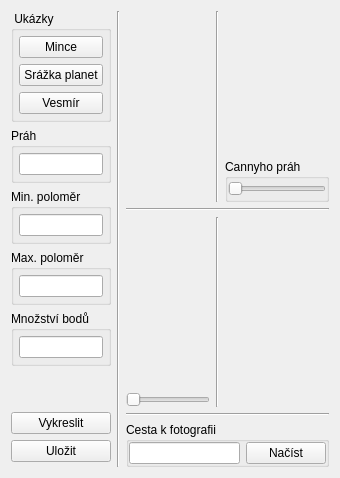
      <widget class="QWidget" name="CircleDetection">
       <attribute name="title">
        <string>Detekce kružnic</string>
       </attribute>
       <layout class="QGridLayout" name="gridLayout_6">
        <item row="0" column="0">
         <layout class="QVBoxLayout" name="verticalLayout_4">
          <property name="sizeConstraint">
           <enum>QLayout::SetMinimumSize</enum>
          </property>
          <item>
           <widget class="QGroupBox" name="groupBox_7">
            <property name="sizePolicy">
             <sizepolicy hsizetype="Fixed" vsizetype="Minimum">
              <horstretch>0</horstretch>
              <verstretch>0</verstretch>
             </sizepolicy>
            </property>
            <property name="maximumSize">
             <size>
              <width>100</width>
              <height>16777215</height>
             </size>
            </property>
            <property name="title">
             <string> Ukázky</string>
            </property>
            <layout class="QVBoxLayout" name="verticalLayout_10">
             <property name="leftMargin">
              <number>5</number>
             </property>
             <property name="topMargin">
              <number>5</number>
             </property>
             <property name="rightMargin">
              <number>5</number>
             </property>
             <property name="bottomMargin">
              <number>5</number>
             </property>
             <item>
              <widget class="QPushButton" name="CirclesButton1">
               <property name="maximumSize">
                <size>
                 <width>100</width>
                 <height>16777215</height>
                </size>
               </property>
               <property name="text">
                <string>Mince</string>
               </property>
              </widget>
             </item>
             <item>
              <widget class="QPushButton" name="CirclesButton2">
               <property name="maximumSize">
                <size>
                 <width>100</width>
                 <height>16777215</height>
                </size>
               </property>
               <property name="text">
                <string>Srážka planet</string>
               </property>
              </widget>
             </item>
             <item>
              <widget class="QPushButton" name="CirclesButton3">
               <property name="maximumSize">
                <size>
                 <width>100</width>
                 <height>16777215</height>
                </size>
               </property>
               <property name="text">
                <string>Vesmír</string>
               </property>
              </widget>
             </item>
            </layout>
           </widget>
          </item>
          <item>
           <widget class="QGroupBox" name="groupBox_9">
            <property name="sizePolicy">
             <sizepolicy hsizetype="Fixed" vsizetype="Preferred">
              <horstretch>0</horstretch>
              <verstretch>0</verstretch>
             </sizepolicy>
            </property>
            <property name="maximumSize">
             <size>
              <width>100</width>
              <height>16777215</height>
             </size>
            </property>
            <property name="title">
             <string>Práh</string>
            </property>
            <layout class="QVBoxLayout" name="verticalLayout_12">
             <property name="leftMargin">
              <number>5</number>
             </property>
             <property name="topMargin">
              <number>5</number>
             </property>
             <property name="rightMargin">
              <number>5</number>
             </property>
             <property name="bottomMargin">
              <number>5</number>
             </property>
             <item>
              <widget class="QLineEdit" name="CirclesTreshold"/>
             </item>
            </layout>
           </widget>
          </item>
          <item>
           <widget class="QGroupBox" name="groupBox">
            <property name="sizePolicy">
             <sizepolicy hsizetype="Fixed" vsizetype="Preferred">
              <horstretch>0</horstretch>
              <verstretch>0</verstretch>
             </sizepolicy>
            </property>
            <property name="maximumSize">
             <size>
              <width>100</width>
              <height>16777215</height>
             </size>
            </property>
            <property name="layoutDirection">
             <enum>Qt::LeftToRight</enum>
            </property>
            <property name="title">
             <string>Min. poloměr</string>
            </property>
            <layout class="QVBoxLayout" name="verticalLayout_3">
             <property name="sizeConstraint">
              <enum>QLayout::SetDefaultConstraint</enum>
             </property>
             <property name="leftMargin">
              <number>5</number>
             </property>
             <property name="topMargin">
              <number>5</number>
             </property>
             <property name="rightMargin">
              <number>5</number>
             </property>
             <property name="bottomMargin">
              <number>5</number>
             </property>
             <item>
              <widget class="QLineEdit" name="CirclesMinRadius">
               <property name="sizePolicy">
                <sizepolicy hsizetype="Minimum" vsizetype="Fixed">
                 <horstretch>0</horstretch>
                 <verstretch>0</verstretch>
                </sizepolicy>
               </property>
               <property name="maximumSize">
                <size>
                 <width>16777215</width>
                 <height>16777215</height>
                </size>
               </property>
              </widget>
             </item>
            </layout>
           </widget>
          </item>
          <item>
           <widget class="QGroupBox" name="groupBox_2">
            <property name="sizePolicy">
             <sizepolicy hsizetype="Fixed" vsizetype="Preferred">
              <horstretch>0</horstretch>
              <verstretch>0</verstretch>
             </sizepolicy>
            </property>
            <property name="maximumSize">
             <size>
              <width>100</width>
              <height>16777215</height>
             </size>
            </property>
            <property name="title">
             <string>Max. poloměr</string>
            </property>
            <layout class="QVBoxLayout" name="verticalLayout_5">
             <property name="leftMargin">
              <number>5</number>
             </property>
             <property name="topMargin">
              <number>5</number>
             </property>
             <property name="rightMargin">
              <number>5</number>
             </property>
             <property name="bottomMargin">
              <number>5</number>
             </property>
             <item>
              <widget class="QLineEdit" name="CirclesMaxRadius">
               <property name="sizePolicy">
                <sizepolicy hsizetype="Minimum" vsizetype="Fixed">
                 <horstretch>0</horstretch>
                 <verstretch>0</verstretch>
                </sizepolicy>
               </property>
              </widget>
             </item>
            </layout>
           </widget>
          </item>
          <item>
           <widget class="QGroupBox" name="groupBox_3">
            <property name="sizePolicy">
             <sizepolicy hsizetype="Fixed" vsizetype="Preferred">
              <horstretch>0</horstretch>
              <verstretch>0</verstretch>
             </sizepolicy>
            </property>
            <property name="maximumSize">
             <size>
              <width>100</width>
              <height>16777215</height>
             </size>
            </property>
            <property name="title">
             <string>Množství bodů</string>
            </property>
            <layout class="QVBoxLayout" name="verticalLayout_6">
             <property name="leftMargin">
              <number>5</number>
             </property>
             <property name="topMargin">
              <number>5</number>
             </property>
             <property name="rightMargin">
              <number>5</number>
             </property>
             <property name="bottomMargin">
              <number>5</number>
             </property>
             <item>
              <widget class="QLineEdit" name="CirclesPrecission">
               <property name="sizePolicy">
                <sizepolicy hsizetype="Minimum" vsizetype="Fixed">
                 <horstretch>0</horstretch>
                 <verstretch>0</verstretch>
                </sizepolicy>
               </property>
              </widget>
             </item>
            </layout>
           </widget>
          </item>
          <item>
           <spacer name="verticalSpacer_3">
            <property name="orientation">
             <enum>Qt::Vertical</enum>
            </property>
            <property name="sizeHint" stdset="0">
             <size>
              <width>20</width>
              <height>40</height>
             </size>
            </property>
           </spacer>
          </item>
          <item>
           <widget class="QPushButton" name="CirclesButtonDraw">
            <property name="sizePolicy">
             <sizepolicy hsizetype="Maximum" vsizetype="Fixed">
              <horstretch>0</horstretch>
              <verstretch>0</verstretch>
             </sizepolicy>
            </property>
            <property name="maximumSize">
             <size>
              <width>100</width>
              <height>16777215</height>
             </size>
            </property>
            <property name="text">
             <string>Vykreslit</string>
            </property>
           </widget>
          </item>
          <item>
           <widget class="QPushButton" name="CirclesButtonSave">
            <property name="sizePolicy">
             <sizepolicy hsizetype="Maximum" vsizetype="Fixed">
              <horstretch>0</horstretch>
              <verstretch>0</verstretch>
             </sizepolicy>
            </property>
            <property name="maximumSize">
             <size>
              <width>100</width>
              <height>16777215</height>
             </size>
            </property>
            <property name="text">
             <string>Uložit</string>
            </property>
           </widget>
          </item>
          <item>
           <spacer name="verticalSpacer_5">
            <property name="orientation">
             <enum>Qt::Vertical</enum>
            </property>
            <property name="sizeType">
             <enum>QSizePolicy::Fixed</enum>
            </property>
            <property name="sizeHint" stdset="0">
             <size>
              <width>20</width>
              <height>5</height>
             </size>
            </property>
           </spacer>
          </item>
         </layout>
        </item>
        <item row="0" column="2">
         <layout class="QGridLayout" name="gridLayout_2">
          <item row="7" column="0" colspan="3">
           <widget class="QGroupBox" name="groupBox_4">
            <property name="sizePolicy">
             <sizepolicy hsizetype="Expanding" vsizetype="Minimum">
              <horstretch>0</horstretch>
              <verstretch>0</verstretch>
             </sizepolicy>
            </property>
            <property name="maximumSize">
             <size>
              <width>16777215</width>
              <height>45</height>
             </size>
            </property>
            <property name="title">
             <string>Cesta k fotografii</string>
            </property>
            <layout class="QHBoxLayout" name="horizontalLayout_5">
             <property name="leftMargin">
              <number>0</number>
             </property>
             <property name="topMargin">
              <number>0</number>
             </property>
             <property name="rightMargin">
              <number>0</number>
             </property>
             <property name="bottomMargin">
              <number>0</number>
             </property>
             <item>
              <widget class="QLineEdit" name="CirclesPath">
               <property name="sizePolicy">
                <sizepolicy hsizetype="Expanding" vsizetype="Maximum">
                 <horstretch>0</horstretch>
                 <verstretch>0</verstretch>
                </sizepolicy>
               </property>
              </widget>
             </item>
             <item>
              <widget class="QPushButton" name="CirclesButtonLoadPath">
               <property name="text">
                <string>Načíst</string>
               </property>
              </widget>
             </item>
            </layout>
           </widget>
          </item>
          <item row="6" column="0" colspan="3">
           <widget class="Line" name="line_14">
            <property name="orientation">
             <enum>Qt::Horizontal</enum>
            </property>
           </widget>
          </item>
          <item row="3" column="0">
           <layout class="QVBoxLayout" name="verticalLayout_9">
            <item>
             <widget class="QLabel" name="CirclesAccumulator">
              <property name="text">
               <string/>
              </property>
              <property name="alignment">
               <set>Qt::AlignCenter</set>
              </property>
             </widget>
            </item>
            <item>
             <widget class="QSlider" name="CirclesAccumulatorSlider">
              <property name="sizePolicy">
               <sizepolicy hsizetype="Minimum" vsizetype="Fixed">
                <horstretch>0</horstretch>
                <verstretch>0</verstretch>
               </sizepolicy>
              </property>
              <property name="orientation">
               <enum>Qt::Horizontal</enum>
              </property>
             </widget>
            </item>
           </layout>
          </item>
          <item row="3" column="2">
           <layout class="QVBoxLayout" name="verticalLayout_19">
            <item>
             <widget class="QLabel" name="CirclesResult">
              <property name="text">
               <string/>
              </property>
              <property name="alignment">
               <set>Qt::AlignCenter</set>
              </property>
             </widget>
            </item>
            <item>
             <spacer name="verticalSpacer_4">
              <property name="orientation">
               <enum>Qt::Vertical</enum>
              </property>
              <property name="sizeType">
               <enum>QSizePolicy::Maximum</enum>
              </property>
              <property name="sizeHint" stdset="0">
               <size>
                <width>20</width>
                <height>35</height>
               </size>
              </property>
             </spacer>
            </item>
           </layout>
          </item>
          <item row="1" column="1">
           <widget class="Line" name="line_7">
            <property name="orientation">
             <enum>Qt::Vertical</enum>
            </property>
           </widget>
          </item>
          <item row="3" column="1">
           <widget class="Line" name="line_8">
            <property name="orientation">
             <enum>Qt::Vertical</enum>
            </property>
           </widget>
          </item>
          <item row="2" column="0" colspan="3">
           <widget class="Line" name="line_6">
            <property name="orientation">
             <enum>Qt::Horizontal</enum>
            </property>
           </widget>
          </item>
          <item row="1" column="2">
           <layout class="QVBoxLayout" name="verticalLayout_14">
            <item>
             <widget class="QLabel" name="CirclesEdges">
              <property name="text">
               <string/>
              </property>
              <property name="alignment">
               <set>Qt::AlignCenter</set>
              </property>
             </widget>
            </item>
            <item>
             <widget class="QGroupBox" name="groupBox_14">
              <property name="sizePolicy">
               <sizepolicy hsizetype="Preferred" vsizetype="Maximum">
                <horstretch>0</horstretch>
                <verstretch>0</verstretch>
               </sizepolicy>
              </property>
              <property name="maximumSize">
               <size>
                <width>16777215</width>
                <height>43</height>
               </size>
              </property>
              <property name="title">
               <string>Cannyho práh</string>
              </property>
              <layout class="QHBoxLayout" name="horizontalLayout_8">
               <property name="leftMargin">
                <number>0</number>
               </property>
               <property name="topMargin">
                <number>0</number>
               </property>
               <property name="rightMargin">
                <number>0</number>
               </property>
               <property name="bottomMargin">
                <number>0</number>
               </property>
               <item>
                <widget class="QSlider" name="CirclesCannyTresholdSlider">
                 <property name="sizePolicy">
                  <sizepolicy hsizetype="Preferred" vsizetype="Fixed">
                   <horstretch>0</horstretch>
                   <verstretch>0</verstretch>
                  </sizepolicy>
                 </property>
                 <property name="orientation">
                  <enum>Qt::Horizontal</enum>
                 </property>
                </widget>
               </item>
              </layout>
             </widget>
            </item>
           </layout>
          </item>
          <item row="1" column="0">
           <layout class="QVBoxLayout" name="verticalLayout_20">
            <item>
             <widget class="QLabel" name="CirclesOriginal">
              <property name="text">
               <string/>
              </property>
              <property name="alignment">
               <set>Qt::AlignCenter</set>
              </property>
             </widget>
            </item>
            <item>
             <spacer name="verticalSpacer_7">
              <property name="orientation">
               <enum>Qt::Vertical</enum>
              </property>
              <property name="sizeType">
               <enum>QSizePolicy::Maximum</enum>
              </property>
              <property name="sizeHint" stdset="0">
               <size>
                <width>20</width>
                <height>45</height>
               </size>
              </property>
             </spacer>
            </item>
           </layout>
          </item>
         </layout>
        </item>
        <item row="0" column="1">
         <widget class="Line" name="line_5">
          <property name="orientation">
           <enum>Qt::Vertical</enum>
          </property>
         </widget>
        </item>
       </layout>
      </widget>
